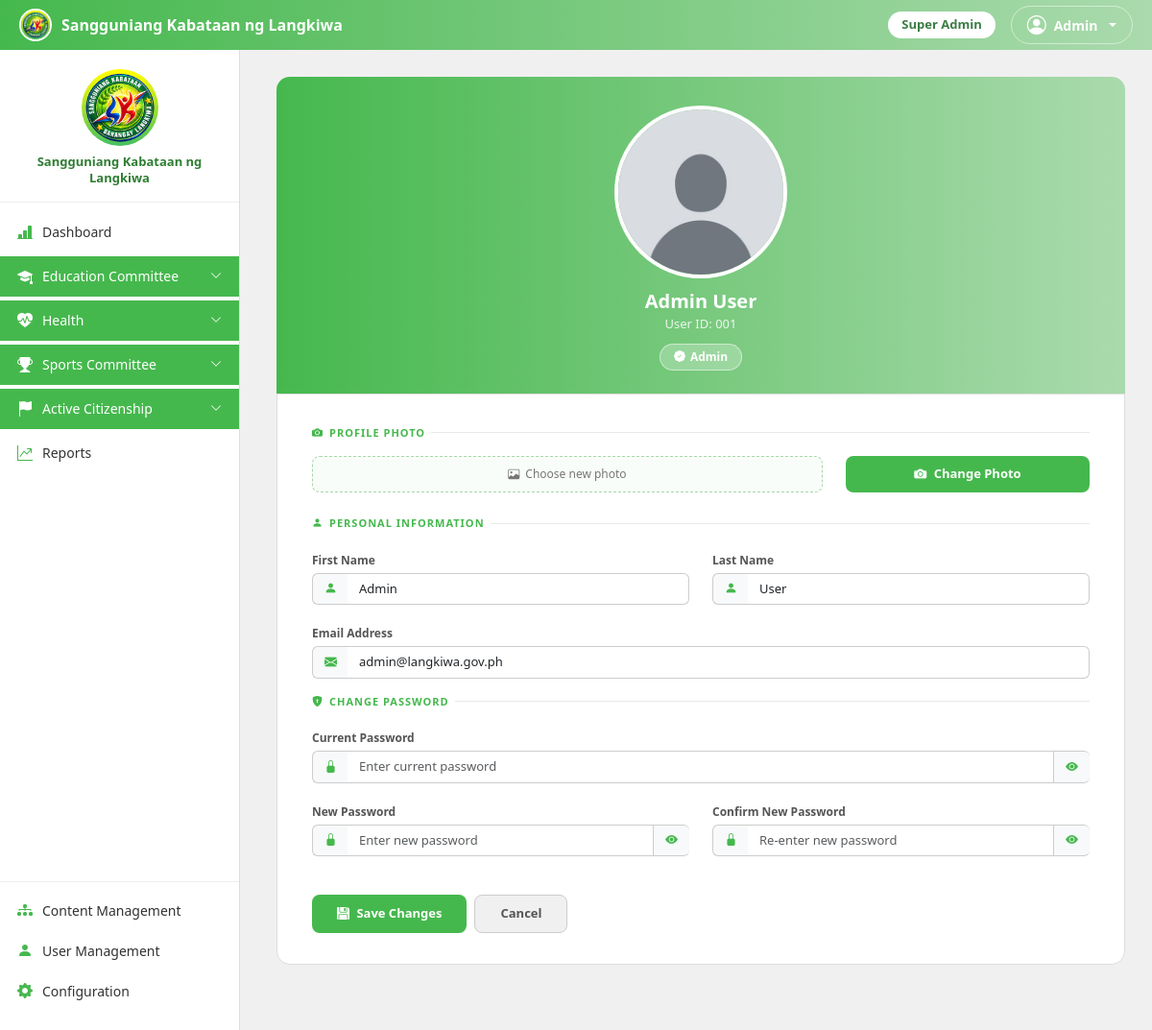
Screenshot of /UserProfile.php (signed in) with the database file from the repository.
### tables this page shows
CREATE TABLE site_settings (
    id TINYINT PRIMARY KEY DEFAULT 1,
    logo_path VARCHAR(255) NULL,
    about_text TEXT NULL,
    sk_office_address VARCHAR(255) NULL,
    contact_number VARCHAR(40) NULL,
    office_hours VARCHAR(100) NULL,
    site_name VARCHAR(150) NULL,
    tagline VARCHAR(200) NULL,
    welcome_message TEXT NULL,
    email VARCHAR(150) NULL,
    facebook_url VARCHAR(255) NULL,
    terms_conditions TEXT NULL,
    privacy_policy TEXT NULL,
    allow_public_applications TINYINT(1) NOT NULL DEFAULT 1,
    show_announcements TINYINT(1) NOT NULL DEFAULT 1,
    current_academic_year VARCHAR(20) NOT NULL DEFAULT '2025-2026',
    current_semester VARCHAR(20) NOT NULL DEFAULT '2nd Semester',
    requirements_deadline DATE NULL COMMENT 'Cutoff for scholars to submit updated requirements for the current term; set via End Semester or edited manually in Site Settings',
    requirements_open TINYINT(1) NOT NULL DEFAULT 0 COMMENT 'Whether scholars can currently submit updated requirements. Turned on by End Semester (a fresh renewal window for the new term); auto-treated as closed again once requirements_deadline passes',
    default_allowance_amount DECIMAL(10,2) NOT NULL DEFAULT 2000.00,
    activities_required_per_term INT NOT NULL DEFAULT 3
);

CREATE TABLE users (
    user_id INT AUTO_INCREMENT PRIMARY KEY,
    last_name VARCHAR(100) NOT NULL,
    first_name VARCHAR(100) NOT NULL,
    middle_name VARCHAR(100) NULL,
    age INT NULL,
    gender ENUM('Male','Female') NULL,
    email VARCHAR(150) NOT NULL UNIQUE,
    password_hash VARCHAR(255) NOT NULL,
    role ENUM('applicant','scholar','admin','committee_admin') NOT NULL DEFAULT 'applicant',
    position_title VARCHAR(100) NULL,
    profile_photo VARCHAR(255) NULL,
    status ENUM('active','inactive','archived') NOT NULL DEFAULT 'active',
    created_at DATETIME NOT NULL DEFAULT CURRENT_TIMESTAMP,
    archived_at DATETIME NULL
);

### config/functions.php (called while the page is built, shortened)
<?php
require_once __DIR__ . '/auth.php';
function e($value)
{
    return htmlspecialchars($value ?? '', ENT_QUOTES, 'UTF-8');
}
function siteLogoUrl()
{
    global $conn;
    $row = $conn->query("SELECT logo_path FROM site_settings WHERE id = 1")->fetch_assoc();
    return !empty($row['logo_path']) ? APP_BASE . '/' . $row['logo_path'] : APP_BASE . '/admin/photos/logo.jpg';
}
function siteName()
{
    global $conn;
    $row = $conn->query("SELECT site_name FROM site_settings WHERE id = 1")->fetch_assoc();
    return !empty($row['site_name']) ? $row['site_name'] : 'Sangguniang Kabataan ng Langkiwa';
}

### config/auth.php (called while the page is built, shortened)
<?php
function isLoggedIn()
{
    return isset($_SESSION['user_id']);
}
function currentUser()
{
    return [
        'user_id' => $_SESSION['user_id'],
        'role' => $_SESSION['role'],
        'first_name' => $_SESSION['first_name'],
        'last_name' => $_SESSION['last_name'],
        'email' => $_SESSION['email'],
    ];
}
function dashboardUrlForRole($role)
{
    switch ($role) {
        case 'admin':
        case 'committee_admin':
            return APP_BASE . '/admin/AdminDashboard.php';
    }
}

### config/forms.php (called while the page is built, shortened)
<?php
require_once __DIR__ . '/functions.php';
function getCommitteeIdByCode($code)
{
    global $conn;
    $stmt = $conn->prepare("SELECT committee_id FROM committees WHERE code = ?");
    $stmt->bind_param('s', $code);
    $stmt->execute();
    $row = $stmt->get_result()->fetch_assoc();
    return $row ? (int)$row['committee_id'] : null;
}

### UserProfile.php (the view, shortened to what this page needs)
<?php
require_once __DIR__ . '/config/functions.php';
$me = currentUser();
$stmt = $conn->prepare("SELECT user_id, last_name, first_name, email, password_hash, profile_photo, role FROM users WHERE user_id = ?");
$stmt->bind_param('i', $me['user_id']);
$stmt->execute();
$user = $stmt->get_result()->fetch_assoc();
$photoUrl = $user['profile_photo'] ? APP_BASE . '/' . $user['profile_photo'] : APP_BASE . '/photos/default.jpg';
$roleLabel = ucfirst($user['role']);
?>
<!DOCTYPE html>
<html lang="en">
<head>
    <link href="https://cdn.jsdelivr.net/npm/bootstrap@5.3.3/dist/css/bootstrap.min.css" rel="stylesheet">
    <link href="https://cdn.jsdelivr.net/npm/bootstrap-icons@1.11.3/font/bootstrap-icons.min.css" rel="stylesheet">
    <?php if ($user['role'] === 'admin'): ?>
        <link href="<?php echo APP_BASE; ?>/assets/css/admin.css" rel="stylesheet">
    <?php endif; ?>
</head>
<body>
    <?php
    if ($user['role'] === 'admin') {
        include __DIR__ . '/includes/adminsidebar.php';
        echo '<div class="main-content">';
    } elseif ($user['role'] === 'scholar') {
        include __DIR__ . '/includes/scholarnav.php';
        echo '<div class="container">';
    } else {
        include __DIR__ . '/includes/applicantnav.php';
        echo '<div class="container">';
    }
    ?>
    <div class="profile-wrapper">
        <div class="profile-banner">
            <img src="<?php echo e($photoUrl); ?>" class="avatar-ring" alt="Profile Picture">
            <h5><?php echo e($user['first_name'] . ' ' . $user['last_name']); ?></h5>
            <div class="username">User ID: <?php echo str_pad($user['user_id'], 3, '0', STR_PAD_LEFT); ?></div>
            <span class="scholar-badge">
                <i class="bi bi-patch-check-fill"></i> <?php echo e($roleLabel); ?>
            </span>
        </div>
        <div class="form-card">
            <form action="" method="post" enctype="multipart/form-data">
                <div class="section-label">
                    <i class="bi bi-camera-fill"></i> Profile Photo
                </div>
                <div class="row mb-4">
                    <div class="col-md-8">
                        <label class="file-upload-label w-100">
                            <i class="bi bi-image"></i> <span id="photoFileName">Choose new photo</span>
                        </label>
                    </div>
                    <div class="col-md-4">
                        <button type="button" class="btn-save w-100" style="padding: 9px;" onclick="document.getElementById('profilePhotoInput').click();">
                            <i class="bi bi-camera-fill me-1"></i> Change Photo
                        </button>
                    </div>
                </div>
                <div class="section-label">
                    <i class="bi bi-person-fill"></i> Personal Information
                </div>
                <div class="row mb-3">
                    <div class="col-md-6 mb-3">
                        <label class="form-label">First Name</label>
                        <div class="input-group">
                            <span class="input-group-text"><i class="bi bi-person-fill"></i></span>
                            <input type="text" name="first_name" class="form-control" value="<?php echo e($user['first_name']); ?>" required>
                        </div>
                    </div>
                    <div class="col-md-6 mb-3">
                        <label class="form-label">Last Name</label>
                        <div class="input-group">
                            <span class="input-group-text"><i class="bi bi-person-fill"></i></span>
                            <input type="text" name="last_name" class="form-control" value="<?php echo e($user['last_name']); ?>" required>
                        </div>
                    </div>
                    <div class="col-md-12">
                        <label class="form-label">Email Address</label>
                        <div class="input-group">
                            <span class="input-group-text"><i class="bi bi-envelope-fill"></i></span>
                            <input type="email" name="email" class="form-control" value="<?php echo e($user['email']); ?>" required>
                        </div>
                    </div>
                </div>
                <div class="section-label">
                    <i class="bi bi-shield-lock-fill"></i> Change Password
                </div>
                <div class="mb-3">
                    <label class="form-label">Current Password</label>
                    <div class="input-group">
                        <span class="input-group-text"><i class="bi bi-lock-fill"></i></span>
                        <input type="password" name="current_password" class="form-control" placeholder="Enter current password">
                        <span class="input-group-text" style="cursor:pointer;" onclick="togglePasswordVisibility(this)"><i class="bi bi-eye-fill"></i></span>
                    </div>
                </div>
                <div class="row mb-4">
                    <div class="col-md-6 mb-3">
                        <label class="form-label">New Password</label>
                        <div class="input-group">
                            <span class="input-group-text"><i class="bi bi-lock-fill"></i></span>
                            <input type="password" name="new_password" class="form-control" placeholder="Enter new password" minlength="8">
                            <span class="input-group-text" style="cursor:pointer;" onclick="togglePasswordVisibility(this)"><i class="bi bi-eye-fill"></i></span>
                        </div>
                    </div>
                    <div class="col-md-6">
                        <label class="form-label">Confirm New Password</label>
                        <div class="input-group">
                            <span class="input-group-text"><i class="bi bi-lock-fill"></i></span>
                            <input type="password" name="confirm_new_password" class="form-control" placeholder="Re-enter new password" minlength="8">
                            <span class="input-group-text" style="cursor:pointer;" onclick="togglePasswordVisibility(this)"><i class="bi bi-eye-fill"></i></span>
                        </div>
                    </div>
                </div>
                <div class="d-flex gap-2">
                    <button type="submit" name="update_user" class="btn-save">
                        <i class="bi bi-floppy-fill me-1"></i> Save Changes
                    </button>
                    <a href="<?php echo dashboardUrlForRole($user['role']); ?>" class="btn-cancel text-decoration-none text-center">
                        Cancel
                    </a>
                </div>
            </form>
        </div>
    </div>
    </div>
</body>
</html>

### includes/adminsidebar.php (shortened to what this page needs)
<?php
require_once __DIR__ . '/../config/forms.php';
$activeLink = $activeLink ?? '';
$adminMe = currentUser();
$isSuperAdmin = ($adminMe['role'] ?? '') === 'admin';
$myCommitteeIds = $isSuperAdmin ? [] : getUserCommitteeIds($adminMe['user_id']);
function committeeAllowed($committeeId)
{
    global $isSuperAdmin, $myCommitteeIds;
    return $isSuperAdmin || in_array((int)$committeeId, $myCommitteeIds, true);
}
$eduCommitteeId = getCommitteeIdByCode('education');
$healthCommitteeId = getCommitteeIdByCode('health');
$sportsCommitteeId = getCommitteeIdByCode('sports');
$citizenshipCommitteeId = getCommitteeIdByCode('active_citizenship');
$healthTabs = getProgramTabs($healthCommitteeId, false);
$sportsTabs = getProgramTabs($sportsCommitteeId, false);
$citizenshipTabs = getProgramTabs($citizenshipCommitteeId, false);
function navActive($name)
{
    global $activeLink;
    return $activeLink === $name ? ' active' : '';
}
function groupExpanded($prefixes)
{
    return false;
}
?>
<div class="topbar">
    <div class="brand">
        <img src="<?php echo siteLogoUrl(); ?>" alt="Logo">
        <span class="brand-text d-none d-sm-inline"><?php echo e(siteName()); ?></span>
    </div>
    <div class="d-flex align-items-center gap-3">
        <span class="role-badge d-none d-sm-inline-block"><?php echo $isSuperAdmin ? 'Super Admin' : 'Committee Admin'; ?></span>
        <div class="dropdown">
            <a href="#" class="dropdown-toggle d-flex align-items-center gap-2 text-white text-decoration-none border border-white border-opacity-50 rounded-pill px-3 py-1"
                data-bs-toggle="dropdown" style="font-size: 14px; font-weight: 600;">
                <i class="bi bi-person-circle fs-5"></i> <?php echo e($adminMe['first_name'] ?? 'Admin'); ?>
            </a>
        </div>
    </div>
</div>
<div class="sidebar" id="sidebar">
    <div class="logo-wrap">
        <img src="<?php echo siteLogoUrl(); ?>" alt="Logo">
        <p><?php echo e(siteName()); ?></p>
    </div>
    <nav>
        <a href="<?php echo APP_BASE; ?>/admin/AdminDashboard.php" class="nav-link-item<?php echo navActive('AdminDashboard'); ?>"><i class="bi bi-bar-chart-line-fill"></i> Dashboard</a>
        <?php if (committeeAllowed($eduCommitteeId)): ?>
            <?php
            $eduExpanded = groupExpanded('Education');
            ?>
            <a href="#educationMenu" class="nav-link-item nav-parent" data-bs-toggle="collapse" role="button" aria-expanded="<?php echo $eduExpanded ? 'true' : 'false'; ?>" aria-controls="educationMenu">
                <i class="bi bi-mortarboard-fill"></i> Education Committee
                <i class="bi bi-chevron-down toggle-icon"></i>
            </a>
        <?php endif; ?>
        <?php
        $healthExpanded = groupExpanded('Health');
        ?>
        <?php if (committeeAllowed($healthCommitteeId) && !empty($healthTabs['assistance']['is_visible'])): ?>
            <a href="#healthMenu" class="nav-link-item nav-parent" data-bs-toggle="collapse" role="button" aria-expanded="<?php echo $healthExpanded ? 'true' : 'false'; ?>" aria-controls="healthMenu">
                <i class="bi bi-heart-pulse-fill"></i> Health
                <i class="bi bi-chevron-down toggle-icon"></i>
            </a>
        <?php endif; ?>
        <?php
        $sportsExpanded = groupExpanded('Sports');
        ?>
        <?php if (committeeAllowed($sportsCommitteeId) && !empty($sportsTabs['assistance']['is_visible'])): ?>
            <a href="#sportsMenu" class="nav-link-item nav-parent" data-bs-toggle="collapse" role="button" aria-expanded="<?php echo $sportsExpanded ? 'true' : 'false'; ?>" aria-controls="sportsMenu">
                <i class="bi bi-trophy-fill"></i> Sports Committee
                <i class="bi bi-chevron-down toggle-icon"></i>
            </a>
        <?php endif; ?>
        <?php
        $citizenshipExpanded = groupExpanded('ActiveCitizenship');
        ?>
        <?php if (committeeAllowed($citizenshipCommitteeId) && !empty($citizenshipTabs['assistance']['is_visible'])): ?>
            <a href="#citizenshipMenu" class="nav-link-item nav-parent" data-bs-toggle="collapse" role="button" aria-expanded="<?php echo $citizenshipExpanded ? 'true' : 'false'; ?>" aria-controls="citizenshipMenu">
                <i class="bi bi-flag-fill"></i> Active Citizenship
                <i class="bi bi-chevron-down toggle-icon"></i>
            </a>
        <?php endif; ?>
        <?php if ($isSuperAdmin): ?>
            <a href="<?php echo APP_BASE; ?>/admin/AdminReports.php" class="nav-link-item<?php echo navActive('AdminReports'); ?>"><i class="bi bi-graph-up-arrow"></i> Reports</a>
        <?php endif; ?>
    </nav>
    <div class="config-section">
        <a href="<?php echo APP_BASE; ?>/admin/AdminProgramManagement.php" class="nav-link-item<?php echo navActive('AdminProgramManagement'); ?>"><i class="bi bi-diagram-3-fill"></i> Content Management</a>
        <?php if ($isSuperAdmin): ?>
            <a href="<?php echo APP_BASE; ?>/admin/AdminUserManagement.php" class="nav-link-item<?php echo navActive('AdminUserManagement'); ?>"><i class="bi bi-person-fill"></i> User Management</a>
            <a href="<?php echo APP_BASE; ?>/admin/AdminConfiguration.php" class="nav-link-item<?php echo navActive('AdminConfiguration'); ?>"><i class="bi bi-gear-fill"></i> Configuration</a>
        <?php endif; ?>
    </div>
</div>

### rows the page displays
site_settings: site_name "Sangguniang Kabataan ng Langkiwa"
users: first_name "Admin", first_name+last_name "Admin User", user_id "001", role "Admin", last_name "User", email "admin@langkiwa.gov.ph"
